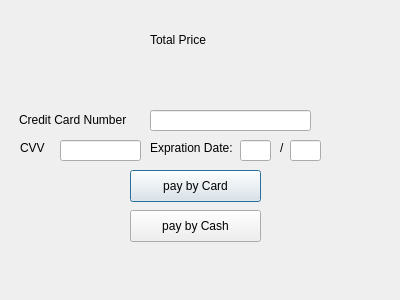
<?xml version="1.0" encoding="UTF-8"?>
<ui version="4.0">
 <class>CheckoutPage</class>
 <widget class="QDialog" name="CheckoutPage">
  <property name="geometry">
   <rect>
    <x>0</x>
    <y>0</y>
    <width>400</width>
    <height>300</height>
   </rect>
  </property>
  <property name="windowTitle">
   <string>Dialog</string>
  </property>
  <widget class="QLabel" name="label">
   <property name="geometry">
    <rect>
     <x>150</x>
     <y>30</y>
     <width>81</width>
     <height>20</height>
    </rect>
   </property>
   <property name="text">
    <string>Total Price</string>
   </property>
  </widget>
  <widget class="QLabel" name="priceLabel">
   <property name="geometry">
    <rect>
     <x>160</x>
     <y>60</y>
     <width>60</width>
     <height>16</height>
    </rect>
   </property>
   <property name="text">
    <string/>
   </property>
  </widget>
  <widget class="QLineEdit" name="lineEdit">
   <property name="geometry">
    <rect>
     <x>150</x>
     <y>110</y>
     <width>161</width>
     <height>21</height>
    </rect>
   </property>
  </widget>
  <widget class="QLabel" name="label_3">
   <property name="geometry">
    <rect>
     <x>19</x>
     <y>110</y>
     <width>121</width>
     <height>20</height>
    </rect>
   </property>
   <property name="text">
    <string>Credit Card Number</string>
   </property>
  </widget>
  <widget class="QLabel" name="label_4">
   <property name="geometry">
    <rect>
     <x>20</x>
     <y>140</y>
     <width>60</width>
     <height>16</height>
    </rect>
   </property>
   <property name="text">
    <string>CVV</string>
   </property>
  </widget>
  <widget class="QLineEdit" name="lineEdit_2">
   <property name="geometry">
    <rect>
     <x>60</x>
     <y>140</y>
     <width>81</width>
     <height>21</height>
    </rect>
   </property>
  </widget>
  <widget class="QLabel" name="label_5">
   <property name="geometry">
    <rect>
     <x>150</x>
     <y>140</y>
     <width>91</width>
     <height>16</height>
    </rect>
   </property>
   <property name="text">
    <string>Expration Date:</string>
   </property>
  </widget>
  <widget class="QLineEdit" name="lineEdit_3">
   <property name="geometry">
    <rect>
     <x>240</x>
     <y>140</y>
     <width>31</width>
     <height>21</height>
    </rect>
   </property>
  </widget>
  <widget class="QLineEdit" name="lineEdit_4">
   <property name="geometry">
    <rect>
     <x>290</x>
     <y>140</y>
     <width>31</width>
     <height>21</height>
    </rect>
   </property>
  </widget>
  <widget class="QLabel" name="label_6">
   <property name="geometry">
    <rect>
     <x>280</x>
     <y>140</y>
     <width>16</width>
     <height>16</height>
    </rect>
   </property>
   <property name="text">
    <string>/</string>
   </property>
  </widget>
  <widget class="QPushButton" name="creditPayment">
   <property name="geometry">
    <rect>
     <x>130</x>
     <y>170</y>
     <width>131</width>
     <height>32</height>
    </rect>
   </property>
   <property name="text">
    <string>pay by Card</string>
   </property>
  </widget>
  <widget class="QPushButton" name="cashPayment">
   <property name="geometry">
    <rect>
     <x>130</x>
     <y>210</y>
     <width>131</width>
     <height>32</height>
    </rect>
   </property>
   <property name="text">
    <string>pay by Cash</string>
   </property>
  </widget>
 </widget>
 <resources/>
 <connections/>
</ui>
